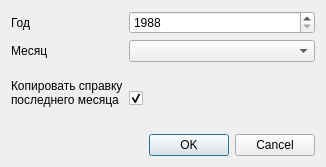
<?xml version="1.0" encoding="UTF-8"?>
<ui version="4.0">
 <class>AddMonthDialog</class>
 <widget class="QDialog" name="AddMonthDialog">
  <property name="geometry">
   <rect>
    <x>0</x>
    <y>0</y>
    <width>326</width>
    <height>167</height>
   </rect>
  </property>
  <property name="windowTitle">
   <string>Новый месяц</string>
  </property>
  <property name="windowIcon">
   <iconset resource="res.qrc">
    <normaloff>:/time</normaloff>:/time</iconset>
  </property>
  <layout class="QVBoxLayout" name="verticalLayout">
   <item>
    <layout class="QFormLayout" name="formLayout">
     <property name="formAlignment">
      <set>Qt::AlignLeading|Qt::AlignLeft|Qt::AlignTop</set>
     </property>
     <item row="0" column="0">
      <widget class="QLabel" name="Label">
       <property name="text">
        <string>Год</string>
       </property>
      </widget>
     </item>
     <item row="0" column="1">
      <widget class="QSpinBox" name="sbYear">
       <property name="minimum">
        <number>1988</number>
       </property>
       <property name="maximum">
        <number>2100</number>
       </property>
      </widget>
     </item>
     <item row="1" column="0">
      <widget class="QLabel" name="Label_2">
       <property name="text">
        <string>Месяц</string>
       </property>
      </widget>
     </item>
     <item row="1" column="1">
      <widget class="QComboBox" name="cbMonth"/>
     </item>
     <item row="2" column="1">
      <widget class="QCheckBox" name="cbCopyEst">
       <property name="sizePolicy">
        <sizepolicy hsizetype="Minimum" vsizetype="Expanding">
         <horstretch>0</horstretch>
         <verstretch>0</verstretch>
        </sizepolicy>
       </property>
       <property name="text">
        <string/>
       </property>
       <property name="checked">
        <bool>true</bool>
       </property>
      </widget>
     </item>
     <item row="2" column="0">
      <widget class="QLabel" name="label">
       <property name="text">
        <string>Копировать справку последнего месяца</string>
       </property>
       <property name="wordWrap">
        <bool>true</bool>
       </property>
      </widget>
     </item>
    </layout>
   </item>
   <item>
    <widget class="QDialogButtonBox" name="buttonBox">
     <property name="orientation">
      <enum>Qt::Horizontal</enum>
     </property>
     <property name="standardButtons">
      <set>QDialogButtonBox::Cancel|QDialogButtonBox::Ok</set>
     </property>
    </widget>
   </item>
  </layout>
 </widget>
 <resources>
  <include location="res.qrc"/>
 </resources>
 <connections>
  <connection>
   <sender>buttonBox</sender>
   <signal>accepted()</signal>
   <receiver>AddMonthDialog</receiver>
   <slot>accept()</slot>
   <hints>
    <hint type="sourcelabel">
     <x>248</x>
     <y>254</y>
    </hint>
    <hint type="destinationlabel">
     <x>157</x>
     <y>274</y>
    </hint>
   </hints>
  </connection>
  <connection>
   <sender>buttonBox</sender>
   <signal>rejected()</signal>
   <receiver>AddMonthDialog</receiver>
   <slot>reject()</slot>
   <hints>
    <hint type="sourcelabel">
     <x>316</x>
     <y>260</y>
    </hint>
    <hint type="destinationlabel">
     <x>286</x>
     <y>274</y>
    </hint>
   </hints>
  </connection>
 </connections>
</ui>
